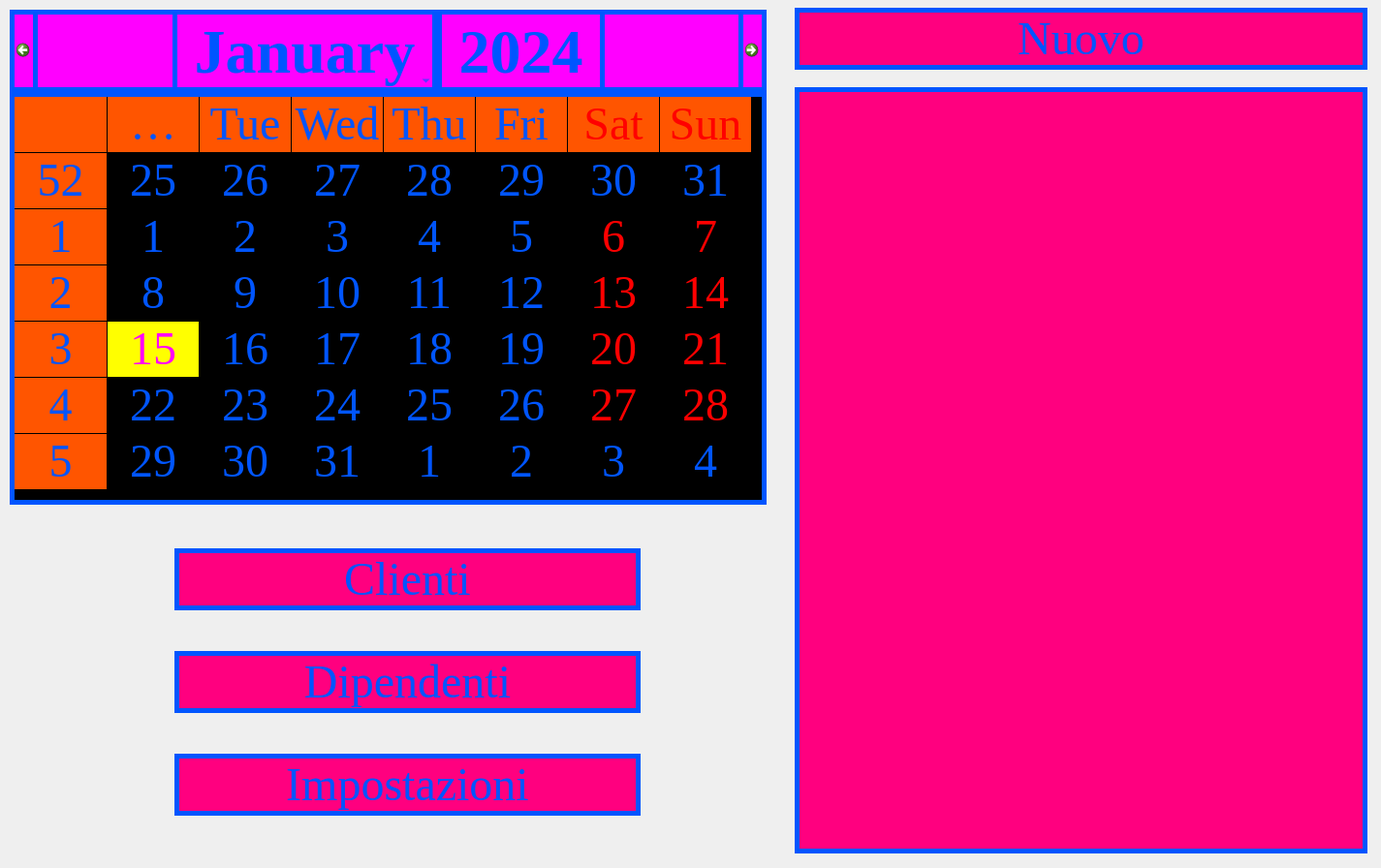
<?xml version="1.0" encoding="UTF-8"?>
<ui version="4.0">
 <class>Form</class>
 <widget class="QWidget" name="Form">
  <property name="geometry">
   <rect>
    <x>0</x>
    <y>0</y>
    <width>1425</width>
    <height>896</height>
   </rect>
  </property>
  <property name="font">
   <font>
    <family>Times New Roman</family>
    <pointsize>48</pointsize>
   </font>
  </property>
  <property name="windowTitle">
   <string>Reheasal Room Booker Home</string>
  </property>
  <property name="styleSheet">
   <string notr="true">
QLineEdit{
border: 5px solid rgb(0, 85, 255);
background-color: rgb(255, 0, 127);
padding-left: 30px;
padding-right: 30px;
color: rgb(0, 85, 255);
}

QLineEdit:hover
{
border: 5px solid rgb(255, 0, 255);
background-color: rgb(255, 85, 0);
padding-left: 30px;
padding-right: 30px;
}

QLineEdit: focus
{
border: 2px solid rgb(255, 239, 14);
}

QPushButton
{
border: 5px solid rgb(0, 85, 255);
background-color: rgb(255, 0, 127);
padding-left: 30px;
padding-right: 30px;
color: rgb(0, 85, 255);
}

QPushButton: hover
{
border: 5px solid rgb(255, 0, 255);
background-color: rgb(255, 85, 0);
padding-left: 30px;
padding-right: 30px;
}

QLineEdit: pressed
{
border: 5px solid rgb(255, 239, 14);
background-color: rgb(255, 170, 0)
padding-left: 30px;
padding-right: 30px;
}

</string>
  </property>
  <widget class="QLabel" name="backgroundLabel">
   <property name="geometry">
    <rect>
     <x>0</x>
     <y>0</y>
     <width>1431</width>
     <height>901</height>
    </rect>
   </property>
   <property name="text">
    <string/>
   </property>
   <property name="pixmap">
    <pixmap resource="home.qrc">:/home/sfondo.jpg</pixmap>
   </property>
   <property name="scaledContents">
    <bool>true</bool>
   </property>
  </widget>
  <widget class="QCalendarWidget" name="calendario">
   <property name="geometry">
    <rect>
     <x>10</x>
     <y>10</y>
     <width>781</width>
     <height>511</height>
    </rect>
   </property>
   <property name="font">
    <font>
     <family>Times New Roman</family>
     <pointsize>36</pointsize>
    </font>
   </property>
   <property name="mouseTracking">
    <bool>true</bool>
   </property>
   <property name="styleSheet">
    <string notr="true">QCalendarWidget QWidget
{
alternate-background-color: rgb(255, 85, 0);
border: 5px solid rgb(0, 85, 255);
color: rgb(0, 85, 255)
}

QCalendarWidget QAbstractItemView:enabled
{
color: rgb(0, 85, 255);
background-color: black;
selection-background-color: rgb(255, 255, 0);
selection-color:rgb(255, 0, 255)
}

QCalendarWidget QWidget#qt_calendar_navigationbar
{
background-color: rgb(255, 0, 255);
color: rgb(0, 85, 255);
}







QCalendarWidget:hover



{



border: 5px solid rgb(255, 0, 255);



background-color: rgb(255, 85, 0);



}</string>
   </property>
   <property name="gridVisible">
    <bool>true</bool>
   </property>
  </widget>
  <widget class="QWidget" name="gridLayoutWidget">
   <property name="geometry">
    <rect>
     <x>820</x>
     <y>0</y>
     <width>591</width>
     <height>81</height>
    </rect>
   </property>
   <layout class="QGridLayout" name="gridLayout">
    <item row="1" column="0">
     <widget class="QPushButton" name="nuovaPrenotazioneButton">
      <property name="font">
       <font>
        <family>Times New Roman</family>
        <pointsize>36</pointsize>
       </font>
      </property>
      <property name="styleSheet">
       <string notr="true">QPushButton
{
border: 5px solid rgb(0, 85, 255);
background-color: rgb(255, 0, 127);
padding-left: 30px;
padding-right: 30px;
color: rgb(0, 85, 255);
}

QPushButton:hover
{
border: 5px solid rgb(255, 0, 255);
background-color: rgb(255, 85, 0);
padding-left: 30px;
padding-right: 30px;
}

QButton:pressed
{
border: 5px solid rgb(255, 239, 14);
background-color:rgb(255, 255, 0);
padding-left: 30px;
padding-right: 30px;
}
</string>
      </property>
      <property name="text">
       <string>Nuovo</string>
      </property>
     </widget>
    </item>
   </layout>
  </widget>
  <widget class="QWidget" name="gridLayoutWidget_2">
   <property name="geometry">
    <rect>
     <x>180</x>
     <y>530</y>
     <width>481</width>
     <height>351</height>
    </rect>
   </property>
   <layout class="QGridLayout" name="gridLayout_2">
    <item row="0" column="0">
     <widget class="QPushButton" name="clientiButton">
      <property name="font">
       <font>
        <family>Times New Roman</family>
        <pointsize>36</pointsize>
       </font>
      </property>
      <property name="styleSheet">
       <string notr="true">QPushButton
{
border: 5px solid rgb(0, 85, 255);
background-color: rgb(255, 0, 127);
padding-left: 30px;
padding-right: 30px;
color: rgb(0, 85, 255);
}

QPushButton:hover
{
border: 5px solid rgb(255, 0, 255);
background-color: rgb(255, 85, 0);
padding-left: 30px;
padding-right: 30px;
}

QButton:pressed
{
border: 5px solid rgb(255, 239, 14);
background-color:rgb(255, 255, 0);
padding-left: 30px;
padding-right: 30px;
}
</string>
      </property>
      <property name="text">
       <string>Clienti</string>
      </property>
     </widget>
    </item>
    <item row="3" column="0">
     <widget class="QPushButton" name="impostazioniButton">
      <property name="font">
       <font>
        <family>Times New Roman</family>
        <pointsize>36</pointsize>
       </font>
      </property>
      <property name="styleSheet">
       <string notr="true">QPushButton
{
border: 5px solid rgb(0, 85, 255);
background-color: rgb(255, 0, 127);
padding-left: 30px;
padding-right: 30px;
color: rgb(0, 85, 255);
}

QPushButton:hover
{
border: 5px solid rgb(255, 0, 255);
background-color: rgb(255, 85, 0);
padding-left: 30px;
padding-right: 30px;
}

QButton:pressed
{
border: 5px solid rgb(255, 239, 14);
background-color:rgb(255, 255, 0);
padding-left: 30px;
padding-right: 30px;
}
</string>
      </property>
      <property name="text">
       <string>Impostazioni</string>
      </property>
     </widget>
    </item>
    <item row="1" column="0">
     <widget class="QPushButton" name="dipendentiButton">
      <property name="font">
       <font>
        <family>Times New Roman</family>
        <pointsize>36</pointsize>
       </font>
      </property>
      <property name="styleSheet">
       <string notr="true">QPushButton
{
border: 5px solid rgb(0, 85, 255);
background-color: rgb(255, 0, 127);
padding-left: 30px;
padding-right: 30px;
color: rgb(0, 85, 255);
}

QPushButton:hover
{
border: 5px solid rgb(255, 0, 255);
background-color: rgb(255, 85, 0);
padding-left: 30px;
padding-right: 30px;
}

QButton:pressed
{
border: 5px solid rgb(255, 239, 14);
background-color:rgb(255, 255, 0);
padding-left: 30px;
padding-right: 30px;
}
</string>
      </property>
      <property name="text">
       <string>Dipendenti</string>
      </property>
     </widget>
    </item>
   </layout>
  </widget>
  <widget class="QListView" name="prenotazioniListView">
   <property name="geometry">
    <rect>
     <x>820</x>
     <y>90</y>
     <width>591</width>
     <height>791</height>
    </rect>
   </property>
   <property name="styleSheet">
    <string notr="true">QListView
{
border: 5px solid rgb(0, 85, 255);
background-color: rgb(255, 0, 127);
padding-left: 30px;
padding-right: 30px;
color: rgb(0, 85, 255);
}

QListView:hover
{
border: 5px solid rgb(255, 0, 255);
background-color: rgb(255, 85, 0);
padding-left: 30px;
padding-right: 30px;
}

QListView:pressed
{
border: 5px solid rgb(255, 239, 14);
background-color:rgb(255, 255, 0);
padding-left: 30px;
padding-right: 30px;
}</string>
   </property>
  </widget>
 </widget>
 <resources>
  <include location="home.qrc"/>
 </resources>
 <connections/>
</ui>
